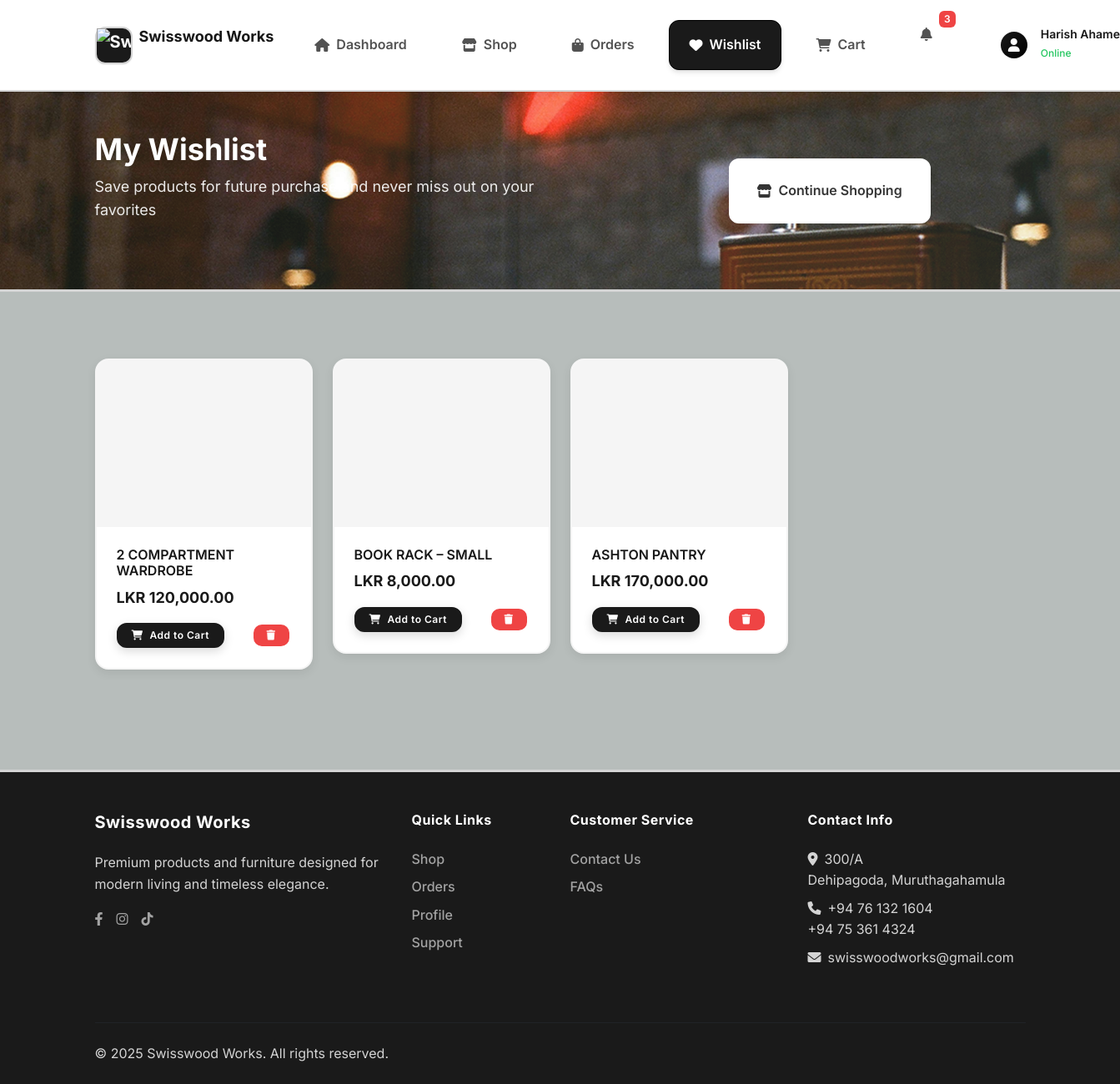
Screenshot of /customer/wishlist.php (signed in) with the database file from the repository.
### tables this page shows
CREATE TABLE `wishlist` (
  `id` int(11) UNSIGNED NOT NULL,
  `customer_id` int(11) UNSIGNED NOT NULL,
  `product_id` int(11) UNSIGNED NOT NULL,
  `created_at` datetime NOT NULL
);

CREATE TABLE `products` (
  `id` int(11) UNSIGNED NOT NULL,
  `name` varchar(255) NOT NULL,
  `description` text DEFAULT NULL,
  `quantity` varchar(50) DEFAULT NULL,
  `buy_price` decimal(25,2) DEFAULT NULL,
  `sale_price` decimal(25,2) NOT NULL,
  `images` longtext DEFAULT NULL CHECK (json_valid(`images`)),
  `primary_image_index` int(11) DEFAULT 0,
  `categorie_id` int(11) UNSIGNED NOT NULL,
  `supplier_id` int(11) UNSIGNED DEFAULT NULL,
  `date` datetime NOT NULL
);

### includes/database.php (called while the page is built, shortened)
<?php
class MySqli_DB {
    public $con;
    public $query_id;
public function db_connect()
{
  $this->con = mysqli_connect(DB_HOST,DB_USER,DB_PASS);
  if(!$this->con)
         {
           throw new Exception("Database connection failed: " . mysqli_connect_error());
         } else {
           $select_db = $this->con->select_db(DB_NAME);
             $this->con->query("SET time_zone = '+05:30'");
         }
}
public function query($sql)
   {
      if (trim($sql != "")) {
          $this->query_id = $this->con->query($sql);
      }
       return $this->query_id;
   }
public function fetch_assoc($statement)
{
  return mysqli_fetch_assoc($statement);
}
public function num_rows($statement)
{
  return mysqli_num_rows($statement);
}
}
$db = new MySqli_DB();
?>

### includes/product_image_functions.php (called while the page is built, shortened)
<?php
function get_primary_product_image($product_id) {
    global $db;
    $sql = "SELECT images, primary_image_index FROM products WHERE id = " . (int)$product_id;
    $result = $db->query($sql);
    $product = $db->fetch_assoc($result);
    $images_array = json_decode($product['images'], true);
    $primary_index = isset($product['primary_image_index']) ? (int)$product['primary_image_index'] : 0;
    return array(
        'id' => $primary_index,
        'product_id' => $product_id,
        'image_filename' => $images_array[$primary_index],
        'image_order' => $primary_index,
        'is_primary' => 1,
        'date_added' => null
    );
}
?>

### customer/wishlist.php (the view, shortened to what this page needs)
<?php
require_once('../includes/database.php');
require_once('../includes/product_image_functions.php');
$customer_id = $_SESSION['customer_id'];
$sql = "SELECT w.id AS wishlist_id, p.*
        FROM wishlist w
        JOIN products p ON w.product_id = p.id
        WHERE w.customer_id = $customer_id";
$result = $db->query($sql);
?>
<!DOCTYPE html>
<html lang="en">
<head>
    <link href="https://cdn.jsdelivr.net/npm/bootstrap@5.1.3/dist/css/bootstrap.min.css" rel="stylesheet">
    <link href="https://cdnjs.cloudflare.com/ajax/libs/font-awesome/6.0.0/css/all.min.css" rel="stylesheet">
    <link href="assets/css/modern-customer.css" rel="stylesheet">
</head>
<body class="customer-portal">
    <?php include 'includes/header.php'; ?>
    <section class="wishlist-hero">
        <div class="container">
            <div class="row align-items-center">
                <div class="col-lg-8">
                    <div class="hero-content">
                        <h1 class="hero-title">My Wishlist</h1>
                        <p class="hero-subtitle">Save products for future purchase and never miss out on your favorites</p>
                    </div>
                </div>
                <div class="col-lg-4">
                    <div class="wishlist-actions">
                        <a href="shop.php" class="action-btn primary">
                            <i class="fas fa-store"></i>
                            <span>Continue Shopping</span>
                        </a>
                    </div>
                </div>
            </div>
        </div>
    </section>
    <section class="py-5">
        <div class="container">
            <?php if ($db->num_rows($result) > 0): ?>
                <div class="row">
                    <?php while ($item = $db->fetch_assoc($result)): ?>
                        <div class="col-lg-3 col-md-4 col-sm-6 mb-4">
                            <div class="product-card">
                                <div class="product-image" style="background-image: url('<?php
                                    $primary_image = get_primary_product_image($item['id']);
                                    if ($primary_image) {
                                        $filename = $primary_image['image_filename'];
                                        $image_path = "../uploads/products/" . $filename;
                                        if (!file_exists($image_path)) {
                                            $image_path = "../uploads/products/default.jpg";
                                        }
                                    } else {
                                        $image_path = "../uploads/products/default.jpg";
                                    }
                                    echo $image_path;
                                ?>')"></div>
                                <div class="product-body">
                                    <h6 class="product-title"><?php echo htmlspecialchars($item['name']); ?></h6>
                                    <div class="product-price">LKR <?php echo number_format($item['sale_price'], 2); ?></div>
                                    <div class="mt-3 d-flex justify-content-between">
                                        <button class="btn btn-sm btn-primary add-to-cart-btn" data-product-id="<?php echo $item['id']; ?>">
                                            <i class="fas fa-shopping-cart"></i>Add to Cart
                                        </button>
                                        <a href="remove_wishlist.php?id=<?php echo $item['wishlist_id']; ?>" class="btn btn-sm btn-danger">
                                            <i class="fas fa-trash"></i>
                                        </a>
                                    </div>
                                </div>
                            </div>
                        </div>
                    <?php endwhile; ?>
                </div>
            <?php endif; ?>
        </div>
    </section>
    <?php include 'includes/footer.php'; ?>
</body>
</html>

### customer/assets/css/modern-customer.css (style rules this page uses)
:root { --primary-color: #1a1a1a; --primary-dark: #000000; --primary-light: #404040; --secondary-color: #666666; --secondary-dark: #333333; --accent-color: #888888; --accent-dark: #555555; --ash-50: #fafafa; --ash-100: #f5f5f5; --ash-200: #e5e5e5; --ash-300: #d4d4d4; --ash-400: #a3a3a3; --ash-500: #737373; --ash-600: #525252; --ash-700: #404040; --ash-800: #262626; --ash-900: #171717; --success-color: #22c55e; --warning-color: #eab308; --danger-color: #ef4444; --info-color: #3b82f6; --bg-primary: #ffffff; --bg-secondary: #fafafa; --bg-tertiary: #f5f5f5; --bg-dark: #1a1a1a; --bg-ash: #f8f8f8; --text-primary: #171717; --text-secondary: #525252; --text-muted: #737373; --text-light: #a3a3a3; --text-white: #ffffff; --border-color: #e5e5e5; --border-light: #f5f5f5; --border-dark: #d4d4d4; --shadow-sm: 0 1px 2px 0 rgba(0, 0, 0, 0.05); --shadow-md: 0 4px 6px -1px rgba(0, 0, 0, 0.1), 0 2px 4px -1px rgba(0, 0, 0, 0.06); --shadow-lg: 0 10px 15px -3px rgba(0, 0, 0, 0.1), 0 4px 6px -2px rgba(0, 0, 0, 0.05); --shadow-xl: 0 20px 25px -5px rgba(0, 0, 0, 0.1), 0 10px 10px -5px rgba(0, 0, 0, 0.04); --radius-sm: 0.375rem; --radius-md: 0.5rem; --radius-lg: 0.75rem; --radius-xl: 1rem; --spacing-xs: 0.25rem; --spacing-sm: 0.5rem; --spacing-md: 1rem; --spacing-lg: 1.5rem; --spacing-xl: 2rem; --spacing-2xl: 3rem; --font-family: 'Inter', 'Segoe UI', 'Roboto', 'Arial', sans-serif; --font-size-xs: 0.75rem; --font-size-sm: 0.875rem; --font-size-base: 1rem; --font-size-lg: 1.125rem; --font-size-xl: 1.25rem; --font-size-2xl: 1.5rem; --font-size-3xl: 1.875rem; --font-size-4xl: 2.25rem; --transition-fast: 0.15s ease-in-out; --transition-normal: 0.3s ease-in-out; --transition-slow: 0.5s ease-in-out; }
* { margin: 0; padding: 0; box-sizing: border-box; }
body { font-family: var(--font-family); font-size: var(--font-size-base); line-height: 1.6; color: var(--text-primary); background-color: #b7bdbb; -webkit-font-smoothing: antialiased; -moz-osx-font-smoothing: grayscale; }
.customer-portal { min-height: 100vh; background-color: #b7bdbb; }
.action-btn { display: flex; align-items: center; gap: var(--spacing-sm); padding: var(--spacing-lg) var(--spacing-xl); border-radius: var(--radius-lg); text-decoration: none; font-weight: 600; transition: all var(--transition-normal); border: 2px solid; font-size: var(--font-size-base); }
.action-btn.primary { background: var(--text-white); color: var(--primary-color); border-color: var(--text-white); }
.btn { border-radius: var(--radius-lg); font-weight: 600; padding: var(--spacing-md) var(--spacing-xl); transition: all var(--transition-normal); border: 2px solid; cursor: pointer; display: inline-flex; align-items: center; gap: var(--spacing-sm); text-decoration: none; font-size: var(--font-size-sm); letter-spacing: 0.5px; }
.btn-primary { background-color: var(--primary-color); color: var(--text-white); border-color: var(--primary-color); box-shadow: 0 4px 12px rgba(0, 0, 0, 0.15); }
.btn-danger { background-color: var(--danger-color); color: white; }
.btn-sm { padding: var(--spacing-xs) var(--spacing-md); font-size: var(--font-size-xs); }
.product-card { background-color: var(--bg-primary); border-radius: var(--radius-xl); overflow: hidden; box-shadow: 0 4px 12px rgba(0, 0, 0, 0.08); transition: all var(--transition-normal); border: 2px solid var(--border-light); }
.product-image { height: 200px; background-size: cover; background-position: center; position: relative; background-color: var(--bg-tertiary); }
.product-body { padding: var(--spacing-lg); }
.product-title { font-weight: 600; color: var(--text-primary); margin-bottom: var(--spacing-sm); font-size: var(--font-size-base); }
.product-price { font-size: var(--font-size-lg); font-weight: 700; color: var(--primary-color); margin-bottom: var(--spacing-xs); }

### rows the page displays
wishlist: product.name "2 COMPARTMENT WARDROBE", product.sale_price "120,000.00"
wishlist: product.name "BOOK RACK – SMALL", product.sale_price "8,000.00"
wishlist: product.name "ASHTON PANTRY", product.sale_price "170,000.00"

### other values shown
$_SESSION['customer_name'] "Harish…"
